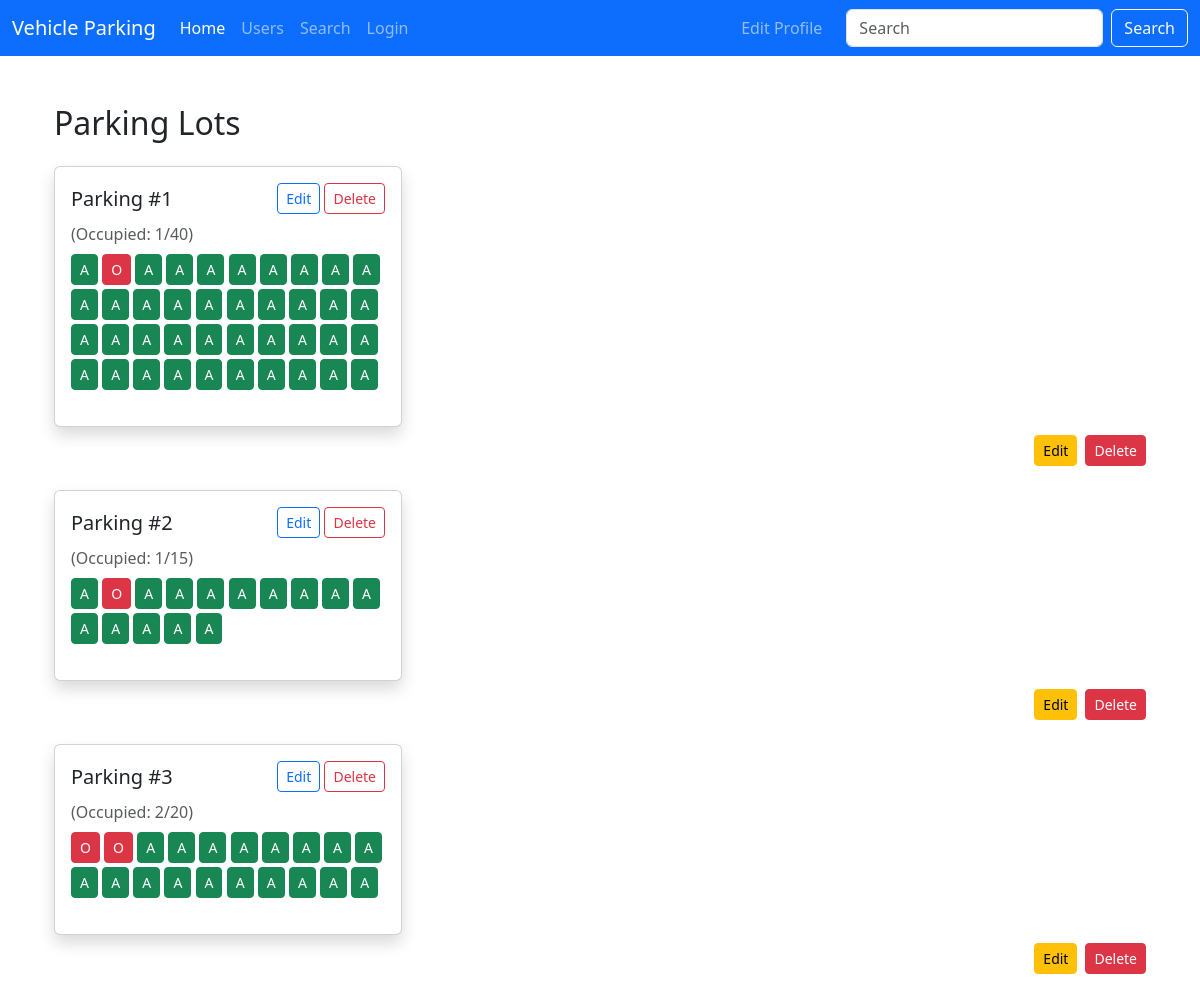
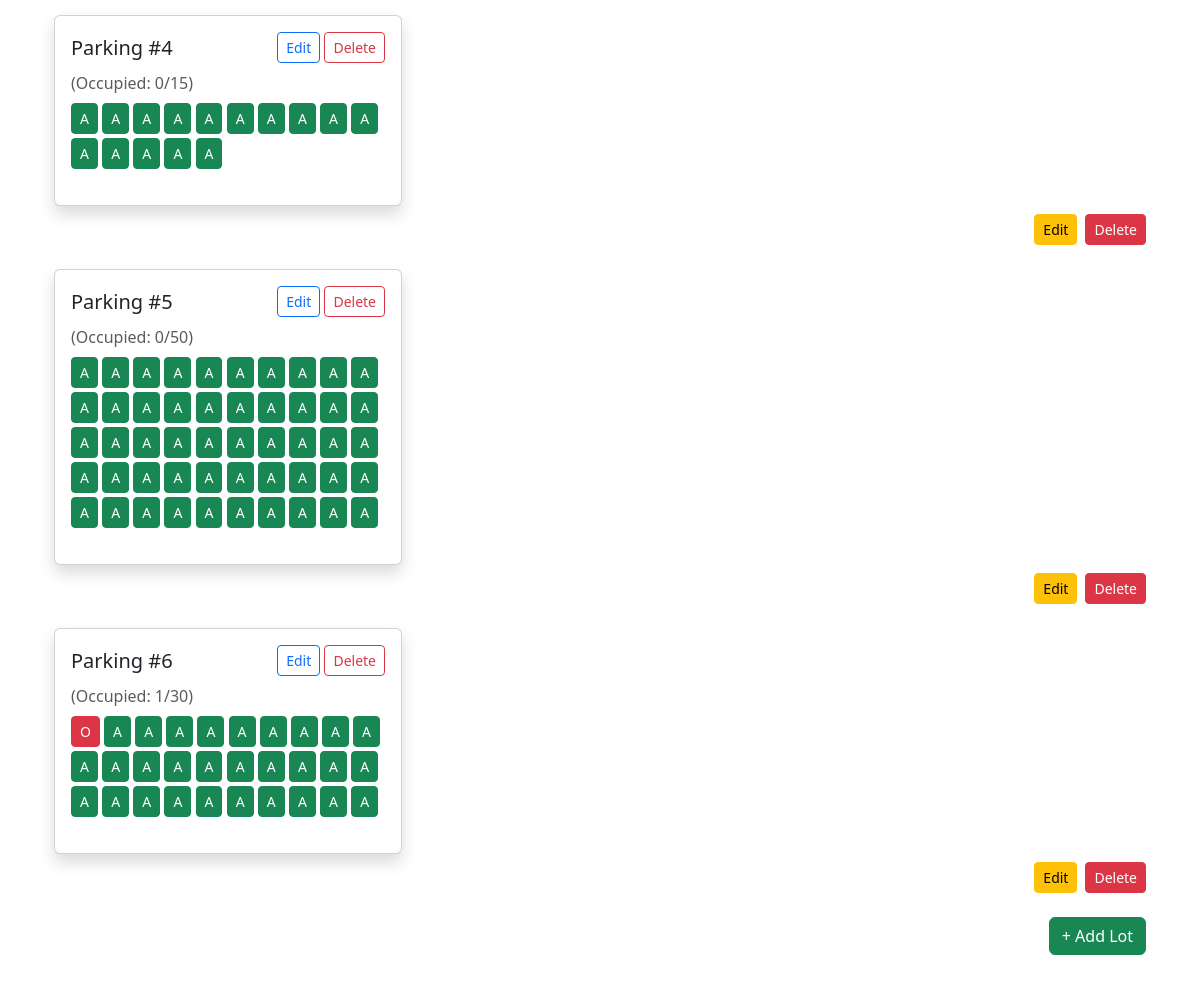
Page /admin_dashboard on the committed database (2 pictures, top to bottom).
### models.py (models this page shows)
class ParkingLot(db.Model):
    __tablename__ = 'parking_lots'
    id = db.Column(Integer, primary_key=True, autoincrement=True)
    prime_location_name = db.Column(String, nullable=False)
    price = db.Column(Float, nullable=False)
    address = db.Column(String, nullable=False)
    pin_code = db.Column(String, nullable=False)
    maximum_number_of_spots = db.Column(Integer, nullable=False)
    spots = db.relationship("ParkingSpot", back_populates="lot", cascade="all, delete-orphan")

class ParkingSpot(db.Model):
    __tablename__ = 'parking_spots'
    id = db.Column(Integer, primary_key=True, autoincrement=True)
    lot_id = db.Column(Integer, ForeignKey('parking_lots.id'), nullable=False)
    status = db.Column(Enum(SpotStatus), default=SpotStatus.AVAILABLE, nullable=False)
    lot = db.relationship("ParkingLot", back_populates="spots")
    reservations = db.relationship("Reservation", back_populates="spot", cascade="all, delete-orphan")

### routes.py (the view)
@main.route('/admin_dashboard')
def admin_dashboard():
    lots_data = ParkingLot.query.all()
    return render_template('admin_dashboard/adminUI.html', Lots=lots_data, SpotStatus=SpotStatus)

### templates/admin_dashboard/adminUI.html (shortened to what this page needs)
{% extends "index.html" %}
{% block content %}
<div class="container my-5">
  <h2 class="mb-4">Parking Lots</h2>
<div class="row g-4">
  {% for lot in Lots %}
    {% include "admin_dashboard/parking_card_lot.html" %}
    <div class="d-flex justify-content-end mt-2">
      <button type="button" class="btn btn-warning btn-sm me-2" data-bs-toggle="modal" data-bs-target="#editLotModal{{ lot.id }}">
        Edit
      </button>
      <form action="{{ url_for('main.delete_lot', lot_id=lot.id) }}" method="post" style="display:inline;" onsubmit="return confirm('Are you sure you want to delete this lot?');">
        <button type="submit" class="btn btn-danger btn-sm">Delete</button>
      </form>
    </div>
  {% endfor %}
</div>
  <div class="d-flex justify-content-end mt-4">
    <button
      class="btn btn-success"
      data-bs-toggle="modal"
      data-bs-target="#addLotModal"
    >
      + Add Lot
    </button>
  </div>
</div>
{% endblock %}

### templates/index.html (shortened to what this page needs)
<!DOCTYPE html>
<html lang="en">
  <head>
    <link
      href="https://cdn.jsdelivr.net/npm/bootstrap@5.3.3/dist/css/bootstrap.min.css"
      rel="stylesheet"
    />
  </head>
  <body>
    {% include "navbar.html" %}
    <div class="container mt-5">
      {% block content %}{% endblock %}
    </div>
  </body>
</html>

### templates/navbar.html (shortened to what this page needs)
<nav class="navbar navbar-expand-lg navbar-dark bg-primary">
  <div class="container-fluid">
    <a class="navbar-brand" href="#">Vehicle Parking</a>
    <div class="collapse navbar-collapse" id="navbarSupportedContent">
      <ul class="navbar-nav me-auto mb-2 mb-lg-0">
        <li class="nav-item">
          <a class="nav-link active" aria-current="page" href="#">Home</a>
        </li>
        <li class="nav-item">
          <a class="nav-link" href="{{ url_for('main.fetch_user') }}">Users</a>
        </li>
        <li class="nav-item">
          <a class="nav-link" href="{{ url_for('main.search') }}">Search</a>
        </li>
        {% if session.get('user_id') %}
        <li class="nav-item">
          <a class="nav-link" href="/logout">Logout</a>
        </li>
        {% else %}
        <li class="nav-item">
          <a class="nav-link" href="/login">Login</a>
        </li>
        {% endif %}
      </ul>
      <ul class="navbar-nav mb-2 mb-lg-0">
        <li class="nav-item">
          <a class="nav-link" href="#">Edit Profile</a>
        </li>
      </ul>
      <form class="d-flex ms-3" role="search">
        <input
          class="form-control me-2"
          type="search"
          placeholder="Search"
          aria-label="Search"
        />
        <button class="btn btn-outline-light" type="submit">Search</button>
      </form>
    </div>
  </div>
</nav>

### templates/admin_dashboard/parking_card_lot.html
<div class="col-md-4">
  <div class="card shadow">
    <div class="card-body">
      <div class="d-flex justify-content-between align-items-center mb-2">
        <h5 class="card-title mb-0">Parking #{{ lot.id }}</h5>
        <div>
          <button
            class="btn btn-sm btn-outline-primary"
            data-bs-toggle="modal"
            data-bs-target="#editLotModal{{ lot.id }}"
          >
            Edit
          </button>
          <form
            method="POST"
            action="{{ url_for('main.delete_lot', lot_id=lot.id) }}"
            style="display: inline"
            onsubmit="return confirm('Are you sure you want to delete this lot?');"
          >
            <button type="submit" class="btn btn-sm btn-outline-danger">
              Delete
            </button>
          </form>
        </div>
      </div>
      <div class="mb-2 text-muted">
        (Occupied: {% set occupied = lot.spots|selectattr('status', 'equalto',
        SpotStatus.OCCUPIED)|list|length %} {{ occupied }}/{{
        lot.maximum_number_of_spots }})
      </div>
      <div class="mb-3">
        {% if lot.spots %} {% for spot in lot.spots %} {% if spot.status ==
        SpotStatus.OCCUPIED %}
        <button
          class="btn btn-sm btn-danger mb-1"
          data-bs-toggle="modal"
          data-bs-target="#viewSpotModal{{ spot.id }}"
        >
          O
        </button>
        {% else %}
        <button
          class="btn btn-sm btn-success mb-1"
          data-bs-toggle="modal"
          data-bs-target="#viewSpotModal{{ spot.id }}"
        >
          A
        </button>
        {% endif %} {% endfor %} {% else %}
        <span class="text-muted">No spots</span>
        {% endif %}
      </div>
    </div>
  </div>
</div>

### rows in the picture
ParkingLot: id "1", maximum_number_of_spots "40"
ParkingLot: id "2", occupied "1", maximum_number_of_spots "15"
ParkingLot: id "3", occupied "2", maximum_number_of_spots "20"
ParkingLot: id "4", occupied "0", maximum_number_of_spots "15"
ParkingLot: id "5", occupied "0", maximum_number_of_spots "50"
ParkingLot: id "6", occupied "1", maximum_number_of_spots "30"
